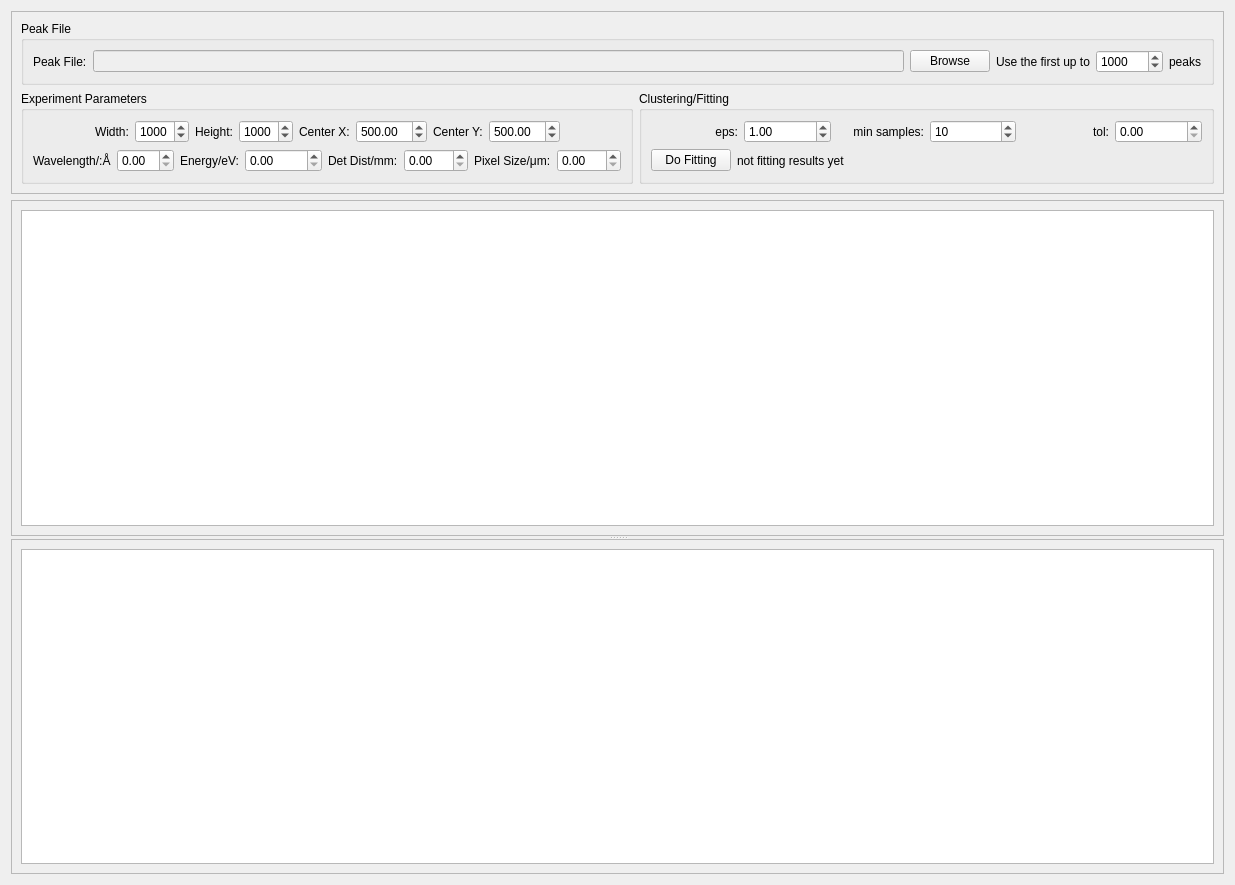
<?xml version="1.0" encoding="UTF-8"?>
<ui version="4.0">
 <class>Form</class>
 <widget class="QWidget" name="Form">
  <property name="geometry">
   <rect>
    <x>0</x>
    <y>0</y>
    <width>1235</width>
    <height>885</height>
   </rect>
  </property>
  <property name="sizePolicy">
   <sizepolicy hsizetype="Fixed" vsizetype="Fixed">
    <horstretch>0</horstretch>
    <verstretch>0</verstretch>
   </sizepolicy>
  </property>
  <property name="windowTitle">
   <string>Powder Fit</string>
  </property>
  <layout class="QVBoxLayout" name="verticalLayout_5">
   <item>
    <widget class="QFrame" name="frame">
     <property name="frameShape">
      <enum>QFrame::StyledPanel</enum>
     </property>
     <property name="frameShadow">
      <enum>QFrame::Raised</enum>
     </property>
     <layout class="QVBoxLayout" name="verticalLayout_3">
      <item>
       <widget class="QGroupBox" name="groupBox">
        <property name="title">
         <string>Peak File</string>
        </property>
        <layout class="QHBoxLayout" name="horizontalLayout_24">
         <item>
          <layout class="QHBoxLayout" name="horizontalLayout_23">
           <item>
            <layout class="QHBoxLayout" name="horizontalLayout_22">
             <item>
              <layout class="QHBoxLayout" name="horizontalLayout">
               <item>
                <widget class="QLabel" name="label">
                 <property name="text">
                  <string>Peak File:</string>
                 </property>
                </widget>
               </item>
               <item>
                <widget class="QLineEdit" name="peak_file_le">
                 <property name="enabled">
                  <bool>false</bool>
                 </property>
                 <property name="minimumSize">
                  <size>
                   <width>400</width>
                   <height>0</height>
                  </size>
                 </property>
                </widget>
               </item>
               <item>
                <widget class="QPushButton" name="browse_btn">
                 <property name="text">
                  <string>Browse</string>
                 </property>
                </widget>
               </item>
              </layout>
             </item>
             <item>
              <layout class="QHBoxLayout" name="horizontalLayout_19">
               <item>
                <widget class="QLabel" name="label_6">
                 <property name="text">
                  <string>Use the first up to</string>
                 </property>
                </widget>
               </item>
               <item>
                <widget class="QSpinBox" name="max_peaks_sb">
                 <property name="maximum">
                  <number>999999</number>
                 </property>
                 <property name="value">
                  <number>1000</number>
                 </property>
                </widget>
               </item>
               <item>
                <widget class="QLabel" name="label_7">
                 <property name="text">
                  <string>peaks</string>
                 </property>
                </widget>
               </item>
              </layout>
             </item>
            </layout>
           </item>
          </layout>
         </item>
        </layout>
       </widget>
      </item>
      <item>
       <layout class="QHBoxLayout" name="horizontalLayout_27">
        <item>
         <widget class="QGroupBox" name="groupBox_3">
          <property name="title">
           <string>Experiment Parameters</string>
          </property>
          <layout class="QVBoxLayout" name="verticalLayout">
           <item>
            <layout class="QHBoxLayout" name="horizontalLayout_16">
             <item>
              <spacer name="horizontalSpacer_2">
               <property name="orientation">
                <enum>Qt::Horizontal</enum>
               </property>
               <property name="sizeHint" stdset="0">
                <size>
                 <width>40</width>
                 <height>20</height>
                </size>
               </property>
              </spacer>
             </item>
             <item>
              <layout class="QHBoxLayout" name="horizontalLayout_15">
               <item>
                <layout class="QHBoxLayout" name="horizontalLayout_3">
                 <item>
                  <widget class="QLabel" name="label_2">
                   <property name="text">
                    <string>Width:</string>
                   </property>
                  </widget>
                 </item>
                 <item>
                  <widget class="QSpinBox" name="width_sb">
                   <property name="maximum">
                    <number>9999</number>
                   </property>
                   <property name="value">
                    <number>1000</number>
                   </property>
                  </widget>
                 </item>
                </layout>
               </item>
               <item>
                <layout class="QHBoxLayout" name="horizontalLayout_4">
                 <item>
                  <widget class="QLabel" name="label_3">
                   <property name="text">
                    <string>Height:</string>
                   </property>
                  </widget>
                 </item>
                 <item>
                  <widget class="QSpinBox" name="height_sb">
                   <property name="maximum">
                    <number>9999</number>
                   </property>
                   <property name="value">
                    <number>1000</number>
                   </property>
                  </widget>
                 </item>
                </layout>
               </item>
               <item>
                <layout class="QHBoxLayout" name="horizontalLayout_5">
                 <item>
                  <widget class="QLabel" name="label_4">
                   <property name="text">
                    <string>Center X:</string>
                   </property>
                  </widget>
                 </item>
                 <item>
                  <widget class="QDoubleSpinBox" name="center_x_sb">
                   <property name="maximum">
                    <double>9999.000000000000000</double>
                   </property>
                   <property name="singleStep">
                    <double>0.010000000000000</double>
                   </property>
                   <property name="value">
                    <double>500.000000000000000</double>
                   </property>
                  </widget>
                 </item>
                </layout>
               </item>
               <item>
                <layout class="QHBoxLayout" name="horizontalLayout_6">
                 <item>
                  <widget class="QLabel" name="label_5">
                   <property name="text">
                    <string>Center Y:</string>
                   </property>
                  </widget>
                 </item>
                 <item>
                  <widget class="QDoubleSpinBox" name="center_y_sb">
                   <property name="maximum">
                    <double>9999.000000000000000</double>
                   </property>
                   <property name="singleStep">
                    <double>0.010000000000000</double>
                   </property>
                   <property name="value">
                    <double>500.000000000000000</double>
                   </property>
                  </widget>
                 </item>
                </layout>
               </item>
              </layout>
             </item>
             <item>
              <spacer name="horizontalSpacer_3">
               <property name="orientation">
                <enum>Qt::Horizontal</enum>
               </property>
               <property name="sizeHint" stdset="0">
                <size>
                 <width>40</width>
                 <height>20</height>
                </size>
               </property>
              </spacer>
             </item>
            </layout>
           </item>
           <item>
            <layout class="QHBoxLayout" name="horizontalLayout_21">
             <item>
              <layout class="QHBoxLayout" name="horizontalLayout_17">
               <item>
                <layout class="QHBoxLayout" name="horizontalLayout_13">
                 <item>
                  <widget class="QLabel" name="label_12">
                   <property name="text">
                    <string>Wavelength/:Å</string>
                   </property>
                  </widget>
                 </item>
                 <item>
                  <widget class="QDoubleSpinBox" name="wavelength_sb">
                   <property name="singleStep">
                    <double>0.010000000000000</double>
                   </property>
                  </widget>
                 </item>
                </layout>
               </item>
               <item>
                <layout class="QHBoxLayout" name="horizontalLayout_7">
                 <item>
                  <widget class="QLabel" name="label_13">
                   <property name="text">
                    <string>Energy/eV:</string>
                   </property>
                  </widget>
                 </item>
                 <item>
                  <widget class="QDoubleSpinBox" name="energy_sb">
                   <property name="maximum">
                    <double>99999.000000000000000</double>
                   </property>
                  </widget>
                 </item>
                </layout>
               </item>
               <item>
                <layout class="QHBoxLayout" name="horizontalLayout_14">
                 <item>
                  <widget class="QLabel" name="label_14">
                   <property name="text">
                    <string>Det Dist/mm:</string>
                   </property>
                  </widget>
                 </item>
                 <item>
                  <widget class="QDoubleSpinBox" name="det_dist_sb">
                   <property name="maximum">
                    <double>999.000000000000000</double>
                   </property>
                  </widget>
                 </item>
                </layout>
               </item>
               <item>
                <layout class="QHBoxLayout" name="horizontalLayout_18">
                 <item>
                  <widget class="QLabel" name="label_11">
                   <property name="text">
                    <string>Pixel Size/μm:</string>
                   </property>
                  </widget>
                 </item>
                 <item>
                  <widget class="QDoubleSpinBox" name="pixel_size_sb">
                   <property name="maximum">
                    <double>999.000000000000000</double>
                   </property>
                  </widget>
                 </item>
                </layout>
               </item>
              </layout>
             </item>
            </layout>
           </item>
          </layout>
         </widget>
        </item>
        <item>
         <widget class="QGroupBox" name="groupBox_4">
          <property name="title">
           <string>Clustering/Fitting</string>
          </property>
          <layout class="QVBoxLayout" name="verticalLayout_2">
           <item>
            <layout class="QHBoxLayout" name="horizontalLayout_10">
             <item>
              <layout class="QHBoxLayout" name="horizontalLayout_20">
               <item>
                <layout class="QHBoxLayout" name="horizontalLayout_8">
                 <item>
                  <widget class="QLabel" name="label_9">
                   <property name="text">
                    <string>eps:</string>
                   </property>
                   <property name="alignment">
                    <set>Qt::AlignRight|Qt::AlignTrailing|Qt::AlignVCenter</set>
                   </property>
                  </widget>
                 </item>
                 <item>
                  <widget class="QDoubleSpinBox" name="eps_sb">
                   <property name="maximum">
                    <double>999.000000000000000</double>
                   </property>
                   <property name="singleStep">
                    <double>0.100000000000000</double>
                   </property>
                   <property name="value">
                    <double>1.000000000000000</double>
                   </property>
                  </widget>
                 </item>
                </layout>
               </item>
               <item>
                <layout class="QHBoxLayout" name="horizontalLayout_9">
                 <item>
                  <widget class="QLabel" name="label_10">
                   <property name="text">
                    <string>min samples:</string>
                   </property>
                   <property name="alignment">
                    <set>Qt::AlignRight|Qt::AlignTrailing|Qt::AlignVCenter</set>
                   </property>
                  </widget>
                 </item>
                 <item>
                  <widget class="QSpinBox" name="min_samples_sb">
                   <property name="maximum">
                    <number>9999</number>
                   </property>
                   <property name="value">
                    <number>10</number>
                   </property>
                  </widget>
                 </item>
                </layout>
               </item>
               <item>
                <layout class="QHBoxLayout" name="horizontalLayout_11">
                 <item>
                  <widget class="QLabel" name="label_8">
                   <property name="text">
                    <string> tol:</string>
                   </property>
                   <property name="alignment">
                    <set>Qt::AlignRight|Qt::AlignTrailing|Qt::AlignVCenter</set>
                   </property>
                  </widget>
                 </item>
                 <item>
                  <widget class="QDoubleSpinBox" name="tol_sb">
                   <property name="maximum">
                    <double>999.000000000000000</double>
                   </property>
                   <property name="singleStep">
                    <double>0.010000000000000</double>
                   </property>
                  </widget>
                 </item>
                </layout>
               </item>
              </layout>
             </item>
            </layout>
           </item>
           <item>
            <layout class="QHBoxLayout" name="horizontalLayout_26">
             <item>
              <layout class="QHBoxLayout" name="horizontalLayout_25">
               <item>
                <widget class="QPushButton" name="fit_btn">
                 <property name="text">
                  <string>Do Fitting</string>
                 </property>
                </widget>
               </item>
               <item>
                <layout class="QHBoxLayout" name="horizontalLayout_12">
                 <item>
                  <widget class="QLabel" name="fitting_results_lb">
                   <property name="text">
                    <string>not fitting results yet</string>
                   </property>
                  </widget>
                 </item>
                </layout>
               </item>
              </layout>
             </item>
             <item>
              <spacer name="horizontalSpacer_4">
               <property name="orientation">
                <enum>Qt::Horizontal</enum>
               </property>
               <property name="sizeHint" stdset="0">
                <size>
                 <width>40</width>
                 <height>20</height>
                </size>
               </property>
              </spacer>
             </item>
            </layout>
           </item>
          </layout>
         </widget>
        </item>
       </layout>
      </item>
     </layout>
    </widget>
   </item>
   <item>
    <widget class="QSplitter" name="splitter_2">
     <property name="orientation">
      <enum>Qt::Vertical</enum>
     </property>
     <property name="handleWidth">
      <number>3</number>
     </property>
     <widget class="QFrame" name="frame_2">
      <property name="frameShape">
       <enum>QFrame::StyledPanel</enum>
      </property>
      <property name="frameShadow">
       <enum>QFrame::Raised</enum>
      </property>
      <layout class="QHBoxLayout" name="horizontalLayout_2">
       <item>
        <widget class="QSplitter" name="splitter">
         <property name="orientation">
          <enum>Qt::Horizontal</enum>
         </property>
         <property name="handleWidth">
          <number>3</number>
         </property>
         <widget class="ImageView" name="peaks_view"/>
        </widget>
       </item>
      </layout>
     </widget>
     <widget class="QFrame" name="frame_3">
      <property name="frameShape">
       <enum>QFrame::StyledPanel</enum>
      </property>
      <property name="frameShadow">
       <enum>QFrame::Raised</enum>
      </property>
      <layout class="QVBoxLayout" name="verticalLayout_4" stretch="1">
       <item>
        <widget class="QTableWidget" name="powder_table">
         <property name="sizeAdjustPolicy">
          <enum>QAbstractScrollArea::AdjustIgnored</enum>
         </property>
         <property name="editTriggers">
          <set>QAbstractItemView::DoubleClicked</set>
         </property>
         <attribute name="verticalHeaderVisible">
          <bool>false</bool>
         </attribute>
        </widget>
       </item>
      </layout>
     </widget>
    </widget>
   </item>
  </layout>
 </widget>
 <customwidgets>
  <customwidget>
   <class>ImageView</class>
   <extends>QGraphicsView</extends>
   <header>pyqtgraph</header>
  </customwidget>
 </customwidgets>
 <resources/>
 <connections/>
</ui>
